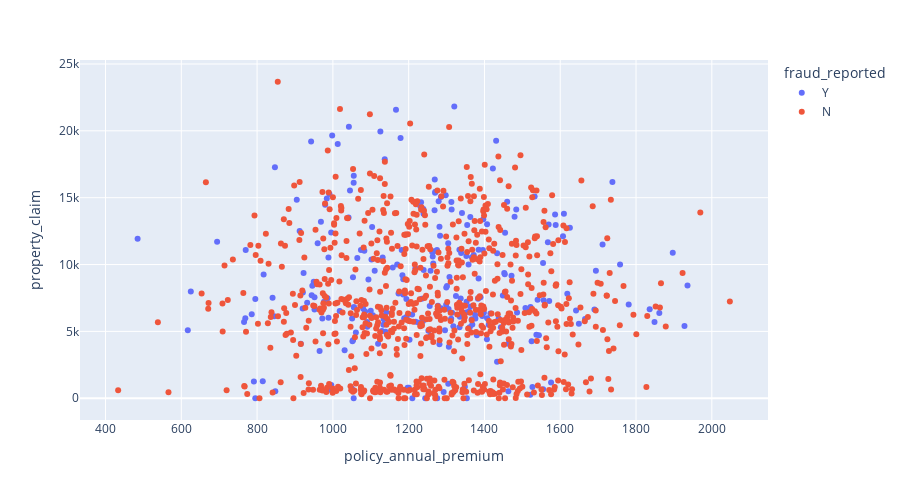

Write notebook code for a chart like this one.
### Markdown cell above
### 2.4 Relationship Between Policy Premium and Different Types of Claims by Fraud Status

### Code cell
fig=px.scatter(insurance_claim,x='policy_annual_premium',y='property_claim',color='fraud_reported')
fig.update_layout(
    width=900,     # customize width
    height=500     # customize height
)
fig.show()

### Figure 1 — Plotly figure (JSON) as saved in the notebook; plotly's stock layout.template omitted (floating-point values rounded to 4 significant figures; data arrays with more than 128 entries replaced by an {"elided": "..."} marker saying what was removed)
{"data": [{"hovertemplate": "fraud_reported=Y<br>policy_annual_premium=%{x}<br>property_claim=%{y}<extra></extra>", "legendgroup": "Y", "marker": {"color": "#636efa", "symbol": "circle"}, "mode": "markers", "name": "Y", "orientation": "v", "showlegend": true, "type": "scatter", "x": {"elided": "247 float values"}, "xaxis": "x", "y": {"elided": "247 int values"}, "yaxis": "y"}, {"hovertemplate": "fraud_reported=N<br>policy_annual_premium=%{x}<br>property_claim=%{y}<extra></extra>", "legendgroup": "N", "marker": {"color": "#EF553B", "symbol": "circle"}, "mode": "markers", "name": "N", "orientation": "v", "showlegend": true, "type": "scatter", "x": {"elided": "752 float values"}, "xaxis": "x", "y": {"elided": "752 int values"}, "yaxis": "y"}], "layout": {"height": 500, "legend": {"title": {"text": "fraud_reported"}, "tracegroupgap": 0}, "margin": {"t": 60}, "width": 900, "xaxis": {"anchor": "y", "domain": [0, 1], "title": {"text": "policy_annual_premium"}}, "yaxis": {"anchor": "x", "domain": [0, 1], "title": {"text": "property_claim"}}}}
